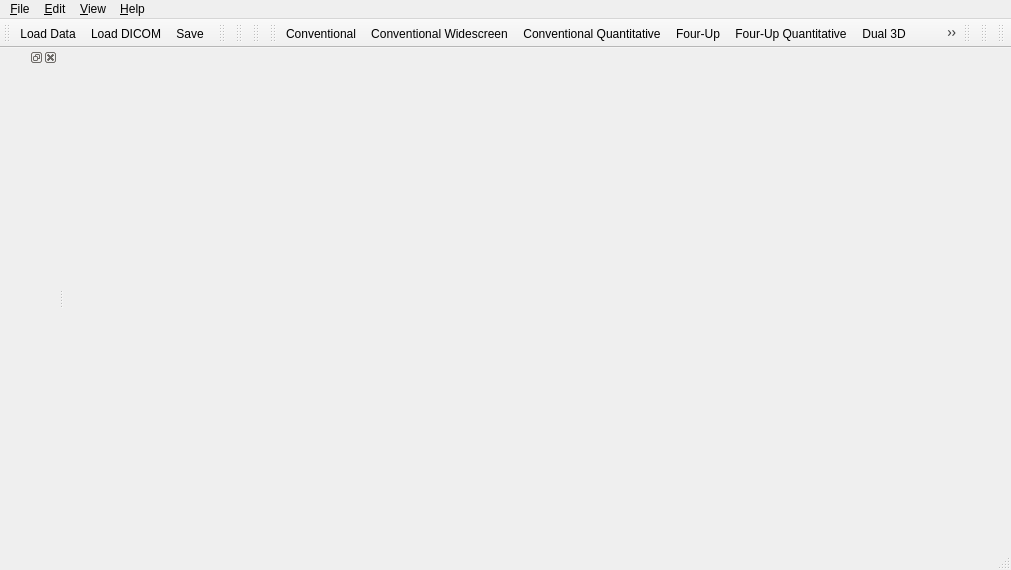
<?xml version="1.0" encoding="UTF-8"?>
<ui version="4.0">
 <class>qSlicerAppMainWindow</class>
 <widget class="QMainWindow" name="qSlicerAppMainWindow">
  <property name="geometry">
   <rect>
    <x>0</x>
    <y>0</y>
    <width>1011</width>
    <height>570</height>
   </rect>
  </property>
  <property name="windowTitle">
   <string>Bender</string>
  </property>
  <property name="windowIcon">
   <iconset resource="../BenderApp.qrc">
    <normaloff>:/Icons/Medium/DesktopIcon.png</normaloff>:/Icons/Medium/DesktopIcon.png</iconset>
  </property>
  <widget class="QWidget" name="CentralWidget"/>
  <widget class="QMenuBar" name="menubar">
   <property name="geometry">
    <rect>
     <x>0</x>
     <y>0</y>
     <width>1011</width>
     <height>22</height>
    </rect>
   </property>
   <widget class="QMenu" name="menuFile">
    <property name="title">
     <string>&amp;File</string>
    </property>
    <widget class="QMenu" name="menuRecentlyLoaded">
     <property name="title">
      <string>Recently Loaded</string>
     </property>
    </widget>
    <addaction name="actionFileAddData"/>
    <addaction name="actionFileSaveScene"/>
    <addaction name="menuRecentlyLoaded"/>
    <addaction name="actionFileCloseScene"/>
    <addaction name="separator"/>
    <addaction name="actionFileExit"/>
   </widget>
   <widget class="QMenu" name="menuEdit">
    <property name="title">
     <string>&amp;Edit</string>
    </property>
    <addaction name="actionEditApplicationSettings"/>
    <addaction name="separator"/>
    <addaction name="actionEditRecordMacro"/>
    <addaction name="actionEditPlayMacro"/>
   </widget>
   <widget class="QMenu" name="menuView">
    <property name="title">
     <string>&amp;View</string>
    </property>
    <widget class="QMenu" name="MenuLayout">
     <property name="title">
      <string>Layout</string>
     </property>
     <property name="icon">
      <iconset resource="../../../../../bender-build/Slicer/Libs/MRML/Widgets/Resources/qMRMLWidgets.qrc">
       <normaloff>:/Icons/LayoutChooseView.png</normaloff>:/Icons/LayoutChooseView.png</iconset>
     </property>
     <addaction name="actionViewLayoutConventional"/>
     <addaction name="actionViewLayoutConventionalWidescreen"/>
     <addaction name="actionViewLayoutConventionalQuantitative"/>
     <addaction name="actionViewLayoutFourUp"/>
     <addaction name="actionViewLayoutFourUpQuantitative"/>
     <addaction name="actionViewLayoutDual3D"/>
     <addaction name="actionViewLayoutTriple3D"/>
     <addaction name="actionViewLayoutOneUp3D"/>
     <addaction name="actionViewLayoutOneUpRedSlice"/>
     <addaction name="actionViewLayoutOneUpYellowSlice"/>
     <addaction name="actionViewLayoutOneUpGreenSlice"/>
     <addaction name="actionViewLayoutTabbed3D"/>
     <addaction name="actionViewLayoutTabbedSlice"/>
     <addaction name="actionViewLayoutCompare"/>
     <addaction name="actionViewLayoutCompareWidescreen"/>
     <addaction name="actionViewLayoutCompareGrid"/>
     <addaction name="actionViewLayoutThreeOverThree"/>
     <addaction name="actionViewLayoutThreeOverThreeQuantitative"/>
     <addaction name="actionViewLayoutFourOverFour"/>
     <addaction name="actionViewLayoutTwoOverTwo"/>
    </widget>
    <widget class="QMenu" name="menuWindowToolBars">
     <property name="title">
      <string>&amp;Toolbars</string>
     </property>
     <addaction name="actionWindowToolbarsResetToDefault"/>
    </widget>
    <addaction name="actionWindowPythonInteractor"/>
    <addaction name="actionViewExtensionManager"/>
    <addaction name="separator"/>
    <addaction name="menuWindowToolBars"/>
    <addaction name="MenuLayout"/>
    <addaction name="separator"/>
    <addaction name="actionWindowErrorLog"/>
    <addaction name="separator"/>
   </widget>
   <widget class="QMenu" name="menuHelp">
    <property name="title">
     <string>&amp;Help</string>
    </property>
    <addaction name="actionHelpKeyboardShortcuts"/>
    <addaction name="actionHelpInterfaceDocumentation"/>
    <addaction name="actionHelpBrowseTutorials"/>
    <addaction name="separator"/>
    <addaction name="actionHelpSlicerPublications"/>
    <addaction name="actionHelpVisualBlog"/>
    <addaction name="separator"/>
    <addaction name="actionHelpReportBugOrFeatureRequest"/>
    <addaction name="actionHelpAboutSlicerApp"/>
   </widget>
   <addaction name="menuFile"/>
   <addaction name="menuEdit"/>
   <addaction name="menuView"/>
   <addaction name="menuHelp"/>
  </widget>
  <widget class="QStatusBar" name="statusbar"/>
  <widget class="QDockWidget" name="PanelDockWidget">
   <property name="features">
    <set>QDockWidget::AllDockWidgetFeatures</set>
   </property>
   <property name="allowedAreas">
    <set>Qt::LeftDockWidgetArea|Qt::RightDockWidgetArea</set>
   </property>
   <attribute name="dockWidgetArea">
    <number>1</number>
   </attribute>
   <widget class="QWidget" name="dockWidgetContents">
    <property name="sizePolicy">
     <sizepolicy hsizetype="Minimum" vsizetype="Preferred">
      <horstretch>0</horstretch>
      <verstretch>0</verstretch>
     </sizepolicy>
    </property>
    <layout class="QVBoxLayout" name="verticalLayout">
     <property name="spacing">
      <number>2</number>
     </property>
     <property name="leftMargin">
      <number>0</number>
     </property>
     <property name="topMargin">
      <number>2</number>
     </property>
     <property name="rightMargin">
      <number>0</number>
     </property>
     <property name="bottomMargin">
      <number>0</number>
     </property>
     <item>
      <widget class="QLabel" name="logoLabel">
       <property name="pixmap">
        <pixmap resource="../../../../../bender-build/Slicer/Resources/qSlicer.qrc">:/Logos/Slicer3.png</pixmap>
       </property>
       <property name="alignment">
        <set>Qt::AlignLeading|Qt::AlignLeft|Qt::AlignTop</set>
       </property>
      </widget>
     </item>
     <item>
      <widget class="qSlicerModulePanel" name="ModulePanel" native="true"/>
     </item>
     <item>
      <widget class="ctkCollapsibleButton" name="DataProbeCollapsibleWidget" native="true">
       <property name="sizePolicy">
        <sizepolicy hsizetype="Preferred" vsizetype="Preferred">
         <horstretch>0</horstretch>
         <verstretch>0</verstretch>
        </sizepolicy>
       </property>
       <property name="text" stdset="0">
        <string>Data Probe</string>
       </property>
       <property name="collapsed">
        <bool>true</bool>
       </property>
       <layout class="QHBoxLayout" name="horizontalLayout"/>
      </widget>
     </item>
    </layout>
   </widget>
  </widget>
  <widget class="QToolBar" name="MainToolBar">
   <property name="windowTitle">
    <string>Load/Save</string>
   </property>
   <attribute name="toolBarArea">
    <enum>TopToolBarArea</enum>
   </attribute>
   <attribute name="toolBarBreak">
    <bool>false</bool>
   </attribute>
   <addaction name="actionFileLoadData"/>
   <addaction name="actionLoadDICOM"/>
   <addaction name="actionFileSaveScene"/>
  </widget>
  <widget class="QToolBar" name="ModuleToolBar">
   <property name="windowTitle">
    <string>Favorite Modules</string>
   </property>
   <attribute name="toolBarArea">
    <enum>TopToolBarArea</enum>
   </attribute>
   <attribute name="toolBarBreak">
    <bool>false</bool>
   </attribute>
  </widget>
  <widget class="QToolBar" name="UndoRedoToolBar">
   <property name="windowTitle">
    <string>Undo Redo ToolBar</string>
   </property>
   <attribute name="toolBarArea">
    <enum>TopToolBarArea</enum>
   </attribute>
   <attribute name="toolBarBreak">
    <bool>false</bool>
   </attribute>
  </widget>
  <widget class="QToolBar" name="ViewToolBar">
   <property name="windowTitle">
    <string>Layout Selection</string>
   </property>
   <attribute name="toolBarArea">
    <enum>TopToolBarArea</enum>
   </attribute>
   <attribute name="toolBarBreak">
    <bool>false</bool>
   </attribute>
  </widget>
  <widget class="QToolBar" name="LayoutToolBar">
   <property name="windowTitle">
    <string>Layout ToolBar</string>
   </property>
   <attribute name="toolBarArea">
    <enum>TopToolBarArea</enum>
   </attribute>
   <attribute name="toolBarBreak">
    <bool>false</bool>
   </attribute>
   <addaction name="actionViewLayoutConventional"/>
   <addaction name="actionViewLayoutConventionalWidescreen"/>
   <addaction name="actionViewLayoutConventionalQuantitative"/>
   <addaction name="actionViewLayoutFourUp"/>
   <addaction name="actionViewLayoutFourUpQuantitative"/>
   <addaction name="actionViewLayoutDual3D"/>
   <addaction name="actionViewLayoutTriple3D"/>
   <addaction name="actionViewLayoutOneUp3D"/>
   <addaction name="actionViewLayoutOneUpRedSlice"/>
   <addaction name="actionViewLayoutOneUpYellowSlice"/>
   <addaction name="actionViewLayoutOneUpGreenSlice"/>
   <addaction name="actionViewLayoutTabbed3D"/>
   <addaction name="actionViewLayoutTabbedSlice"/>
   <addaction name="actionViewLayoutCompare"/>
   <addaction name="actionViewLayoutCompareWidescreen"/>
   <addaction name="actionViewLayoutCompareGrid"/>
   <addaction name="actionViewLayoutThreeOverThree"/>
   <addaction name="actionViewLayoutThreeOverThreeQuantitative"/>
   <addaction name="actionViewLayoutFourOverFour"/>
  </widget>
  <widget class="qSlicerMouseModeToolBar" name="MouseModeToolBar">
   <property name="enabled">
    <bool>false</bool>
   </property>
   <property name="windowTitle">
    <string>Mouse Interaction</string>
   </property>
   <attribute name="toolBarArea">
    <enum>TopToolBarArea</enum>
   </attribute>
   <attribute name="toolBarBreak">
    <bool>false</bool>
   </attribute>
  </widget>
  <widget class="qMRMLCaptureToolBar" name="CaptureToolBar">
   <property name="enabled">
    <bool>false</bool>
   </property>
   <property name="windowTitle">
    <string>Capture/Restore</string>
   </property>
   <attribute name="toolBarArea">
    <enum>TopToolBarArea</enum>
   </attribute>
   <attribute name="toolBarBreak">
    <bool>false</bool>
   </attribute>
  </widget>
  <widget class="qSlicerViewersToolBar" name="ViewersToolBar">
   <property name="windowTitle">
    <string>Crosshair Selection</string>
   </property>
   <attribute name="toolBarArea">
    <enum>TopToolBarArea</enum>
   </attribute>
   <attribute name="toolBarBreak">
    <bool>false</bool>
   </attribute>
  </widget>
  <action name="actionFileLoadScene">
   <property name="icon">
    <iconset resource="../../../../../bender-build/Slicer/Base/QTGUI/Resources/qSlicerBaseQTGUI.qrc">
     <normaloff>:/Icons/Small/SlicerLoadScene.png</normaloff>:/Icons/Small/SlicerLoadScene.png</iconset>
   </property>
   <property name="text">
    <string>Load Scene</string>
   </property>
   <property name="toolTip">
    <string>Raise a file browser to select a scene (mrml, xcat or xml) to load. It first clears any existing scene in Slicer and resets the application state.</string>
   </property>
   <property name="shortcut">
    <string>Ctrl+O</string>
   </property>
  </action>
  <action name="actionFileLoadData">
   <property name="icon">
    <iconset resource="../../../../../bender-build/Slicer/Base/QTGUI/Resources/qSlicerBaseQTGUI.qrc">
     <normaloff>:/Icons/Small/SlicerLoadData.png</normaloff>:/Icons/Small/SlicerLoadData.png</iconset>
   </property>
   <property name="text">
    <string>Load Data</string>
   </property>
   <property name="toolTip">
    <string>Raise an &quot;Add Data&quot; widget that allows you to select individual datasets to add to the existing scene. This load option is most useful when you want to load many different data types at once (volumes, models, etc.) which may not yet be described by a scene file.</string>
   </property>
   <property name="shortcut">
    <string>Ctrl+O</string>
   </property>
  </action>
  <action name="actionLoadDICOM">
   <property name="icon">
    <iconset resource="../../../../../bender-build/Slicer/Base/QTGUI/Resources/qSlicerBaseQTGUI.qrc">
     <normaloff>:/Icons/Small/SlicerLoadDICOM.png</normaloff>:/Icons/Small/SlicerLoadDICOM.png</iconset>
   </property>
   <property name="text">
    <string>Load DICOM</string>
   </property>
   <property name="toolTip">
    <string>Raise the DICOM module for loading DICOM datasets.</string>
   </property>
  </action>
  <action name="actionFileImportScene">
   <property name="icon">
    <iconset resource="../../../../../bender-build/Slicer/Base/QTGUI/Resources/qSlicerBaseQTGUI.qrc">
     <normaloff>:/Icons/Medium/SlicerAddScene.png</normaloff>:/Icons/Medium/SlicerAddScene.png</iconset>
   </property>
   <property name="text">
    <string>Import Scene</string>
   </property>
   <property name="toolTip">
    <string>Raise a file browser to navigate and select a scene file to be added to the existing Slicer scene. The scene is not cleared.</string>
   </property>
  </action>
  <action name="actionFileAddData">
   <property name="icon">
    <iconset resource="../../../../../bender-build/Slicer/Base/QTGUI/Resources/qSlicerBaseQTGUI.qrc">
     <normaloff>:/Icons/Small/SlicerLoadData.png</normaloff>:/Icons/Small/SlicerLoadData.png</iconset>
   </property>
   <property name="text">
    <string>Add Data</string>
   </property>
   <property name="toolTip">
    <string>Raise an &quot;Add Data&quot; widget that allows you to select individual datasets to add to the existing scene. This load option is most useful when you want to load many different data types at once (volumes, models, etc.) which may not yet be described by a scene file.</string>
   </property>
   <property name="shortcut">
    <string>Ctrl+A</string>
   </property>
  </action>
  <action name="actionFileAddVolume">
   <property name="icon">
    <iconset resource="../../../../../bender-build/Slicer/Base/QTGUI/Resources/qSlicerBaseQTGUI.qrc">
     <normaloff>:/Icons/Medium/SlicerAddVolume.png</normaloff>:/Icons/Medium/SlicerAddVolume.png</iconset>
   </property>
   <property name="text">
    <string>Add Volume</string>
   </property>
   <property name="toolTip">
    <string>Raise an &quot;Add Volume&quot; widget that allows you to select a volumetric dataset to add to the existing scene. The &quot;Volume Options&quot; panel can be used to clarify how a selected dataset should be loaded and displayed.</string>
   </property>
  </action>
  <action name="actionFileAddTransform">
   <property name="icon">
    <iconset resource="../../../../../bender-build/Slicer/Base/QTGUI/Resources/qSlicerBaseQTGUI.qrc">
     <normaloff>:/Icons/Medium/SlicerAddTransform.png</normaloff>:/Icons/Medium/SlicerAddTransform.png</iconset>
   </property>
   <property name="text">
    <string>Add Transform</string>
   </property>
   <property name="toolTip">
    <string>Raise a standard file browser that allows you to select a transform to the existing scene.</string>
   </property>
  </action>
  <action name="actionFileSaveScene">
   <property name="icon">
    <iconset resource="../../../../../bender-build/Slicer/Base/QTGUI/Resources/qSlicerBaseQTGUI.qrc">
     <normaloff>:/Icons/Small/SlicerSave.png</normaloff>:/Icons/Small/SlicerSave.png</iconset>
   </property>
   <property name="text">
    <string>Save</string>
   </property>
   <property name="toolTip">
    <string>Display the &quot;Save Data&quot; widget, which offers many options for saving a scene and/or individual datasets.</string>
   </property>
   <property name="shortcut">
    <string>Ctrl+S</string>
   </property>
  </action>
  <action name="actionSDBSaveToDirectory">
   <property name="icon">
    <iconset resource="../../../../../bender-build/Slicer/Base/QTGUI/Resources/qSlicerBaseQTGUI.qrc">
     <normaloff>:/Icons/Small/SlicerSave.png</normaloff>:/Icons/Small/SlicerSave.png</iconset>
   </property>
   <property name="text">
    <string>Save Scene To Directory</string>
   </property>
   <property name="toolTip">
    <string>UNDER CONSTRUCTION: Save the current scene to a stand alone directory.</string>
   </property>
  </action>
  <action name="actionSDBSaveToMRB">
   <property name="icon">
    <iconset resource="../../../../../bender-build/Slicer/Base/QTGUI/Resources/qSlicerBaseQTGUI.qrc">
     <normaloff>:/Icons/Small/SlicerSave.png</normaloff>:/Icons/Small/SlicerSave.png</iconset>
   </property>
   <property name="text">
    <string>Save Scene to MRB File</string>
   </property>
   <property name="toolTip">
    <string>Create a Medical Reality Bundle containing the scene.</string>
   </property>
  </action>
  <action name="actionSDBSaveToDCM">
   <property name="enabled">
    <bool>false</bool>
   </property>
   <property name="icon">
    <iconset resource="../../../../../bender-build/Slicer/Base/QTGUI/Resources/qSlicerBaseQTGUI.qrc">
     <normaloff>:/Icons/Small/SlicerSave.png</normaloff>:/Icons/Small/SlicerSave.png</iconset>
   </property>
   <property name="text">
    <string>Save Scene to DICOM MRB</string>
   </property>
   <property name="toolTip">
    <string>Encapsulate MRB file as a DICOM secondary capture</string>
   </property>
  </action>
  <action name="actionFileCloseScene">
   <property name="icon">
    <iconset resource="../../../../../bender-build/Slicer/Base/QTGUI/Resources/qSlicerBaseQTGUI.qrc">
     <normaloff>:/Icons/Small/SlicerCloseScene.png</normaloff>:/Icons/Small/SlicerCloseScene.png</iconset>
   </property>
   <property name="text">
    <string>Close Scene</string>
   </property>
   <property name="toolTip">
    <string>Close the current scene and reset the application state. </string>
   </property>
   <property name="shortcut">
    <string>Ctrl+W</string>
   </property>
  </action>
  <action name="actionFileExit">
   <property name="text">
    <string>E&amp;xit</string>
   </property>
   <property name="toolTip">
    <string>Exit Slicer</string>
   </property>
  </action>
  <action name="actionEditUndo">
   <property name="icon">
    <iconset resource="../../../../../bender-build/Slicer/Base/QTGUI/Resources/qSlicerBaseQTGUI.qrc">
     <normaloff>:/Icons/Undo.png</normaloff>:/Icons/Undo.png</iconset>
   </property>
   <property name="text">
    <string>Undo</string>
   </property>
   <property name="toolTip">
    <string>Undo the history of undoable commands, from last to first.</string>
   </property>
   <property name="shortcut">
    <string>Ctrl+Z</string>
   </property>
  </action>
  <action name="actionEditRedo">
   <property name="icon">
    <iconset resource="../../../../../bender-build/Slicer/Base/QTGUI/Resources/qSlicerBaseQTGUI.qrc">
     <normaloff>:/Icons/Redo.png</normaloff>:/Icons/Redo.png</iconset>
   </property>
   <property name="text">
    <string>Redo</string>
   </property>
   <property name="toolTip">
    <string>Redo the history of commands most recently undone, from last to first.</string>
   </property>
   <property name="shortcut">
    <string>Ctrl+Y</string>
   </property>
  </action>
  <action name="actionEditEditBox">
   <property name="text">
    <string>Edit Box</string>
   </property>
   <property name="toolTip">
    <string>Raise the Edit-box, a lightweight image editing tool.</string>
   </property>
   <property name="shortcut">
    <string>Space</string>
   </property>
  </action>
  <action name="actionEditNewFiducialList">
   <property name="text">
    <string>New Fiducial List</string>
   </property>
   <property name="toolTip">
    <string>Create a new list of fiducial points.</string>
   </property>
   <property name="shortcut">
    <string>Ctrl+L</string>
   </property>
  </action>
  <action name="actionViewExtensionManager">
   <property name="icon">
    <iconset resource="../../../../../bender-build/Slicer/Base/QTGUI/Resources/qSlicerBaseQTGUI.qrc">
     <normaloff>:/Icons/ExtensionDefaultIcon.png</normaloff>:/Icons/ExtensionDefaultIcon.png</iconset>
   </property>
   <property name="text">
    <string>Extension Manager</string>
   </property>
   <property name="toolTip">
    <string>Raise the &quot;Extension Manager&quot; wizard that provides status and information about available extensions</string>
   </property>
   <property name="shortcut">
    <string>Ctrl+4</string>
   </property>
  </action>
  <action name="actionViewCacheRemoteIOManager">
   <property name="text">
    <string>Cache &amp; Remote I/O Manager</string>
   </property>
   <property name="toolTip">
    <string>The Cache and Remote Data Handling interface provides status and information about all remote data transfers, and allows some control over the local cache.</string>
   </property>
  </action>
  <action name="actionEditApplicationSettings">
   <property name="text">
    <string>Application Settings</string>
   </property>
   <property name="toolTip">
    <string>The Application Settings interface provides options for saving many of Slicer's Interface and Remote Data Handling options to the Application Registry, so they are preserved across sessions.</string>
   </property>
   <property name="shortcut">
    <string>Ctrl+2</string>
   </property>
  </action>
  <action name="actionWindowMaximizeView">
   <property name="checkable">
    <bool>true</bool>
   </property>
   <property name="checked">
    <bool>true</bool>
   </property>
   <property name="text">
    <string>&amp;Maximize view</string>
   </property>
   <property name="toolTip">
    <string>Maximize/Minimize the current view.</string>
   </property>
   <property name="shortcut">
    <string>Ctrl+6</string>
   </property>
  </action>
  <action name="actionWindowErrorLog">
   <property name="checkable">
    <bool>true</bool>
   </property>
   <property name="text">
    <string>&amp;Error Log</string>
   </property>
   <property name="toolTip">
    <string>Raise the error log display.</string>
   </property>
   <property name="shortcut">
    <string>Ctrl+0</string>
   </property>
  </action>
  <action name="actionWindowPythonInteractor">
   <property name="checkable">
    <bool>true</bool>
   </property>
   <property name="icon">
    <iconset>
     <normaloff>:/python-icon.png</normaloff>:/python-icon.png</iconset>
   </property>
   <property name="text">
    <string>Python Interactor</string>
   </property>
   <property name="toolTip">
    <string>Raise the Python Interactor for scripted interaction with Slicer data.</string>
   </property>
   <property name="shortcut">
    <string>Ctrl+3</string>
   </property>
  </action>
  <action name="actionWindowToolbarsResetToDefault">
   <property name="text">
    <string>Reset to default</string>
   </property>
   <property name="toolTip">
    <string>Restore the toolbars to their default state</string>
   </property>
  </action>
  <action name="actionHelpKeyboardShortcuts">
   <property name="text">
    <string>&amp;Keyboard Shortcuts</string>
   </property>
   <property name="toolTip">
    <string>Raise a window that lists commonly-used keyboard shortcuts.</string>
   </property>
  </action>
  <action name="actionHelpBrowseTutorials">
   <property name="text">
    <string>Browse tutorials</string>
   </property>
   <property name="toolTip">
    <string>Raise Slicer's training page in your favorite web browser</string>
   </property>
  </action>
  <action name="actionHelpInterfaceDocumentation">
   <property name="text">
    <string>Interface Documentation</string>
   </property>
   <property name="shortcut">
    <string>Ctrl+1</string>
   </property>
  </action>
  <action name="actionHelpSlicerPublications">
   <property name="text">
    <string>Slicer Publications</string>
   </property>
  </action>
  <action name="actionHelpAboutSlicerApp">
   <property name="text">
    <string>About 3D Slicer</string>
   </property>
   <property name="toolTip">
    <string>Provides a description of the Slicer effort and its support.</string>
   </property>
  </action>
  <action name="actionHelpReportBugOrFeatureRequest">
   <property name="text">
    <string>Report a bug</string>
   </property>
   <property name="toolTip">
    <string>Open your favorite web browser to http://www.na-mic.org/Bug/my_view_page.php so that any bug you encounter can quickly and easily be reported.</string>
   </property>
  </action>
  <action name="actionFeedbackReportUsabilityIssue">
   <property name="text">
    <string>Feedback: report usability issue (www)</string>
   </property>
   <property name="toolTip">
    <string>Open your favorite web browser to http://www.na-mic.org/Bug/my_view_page.php so that any usability issue you encounter can quickly be captured.</string>
   </property>
  </action>
  <action name="actionFeedbackMakeFeatureRequest">
   <property name="text">
    <string>Feedback: make a feature request (www)</string>
   </property>
   <property name="toolTip">
    <string>Open your Firefox web browser to http://www.na-mic.org/Bug/my_view_page.php so that community feature requests can easily be collected.</string>
   </property>
  </action>
  <action name="actionHelpVisualBlog">
   <property name="text">
    <string>Visual Blog</string>
   </property>
   <property name="toolTip">
    <string>Open your favorite web browser to http://www.slicer.org/slicerWiki/index.php/Slicer3:VisualBlog where you can post screenshots of interesting ways you are using the Slicer3 software package in your research and share them with the Slicer community.</string>
   </property>
  </action>
  <action name="actionDebugLoadModule">
   <property name="text">
    <string>Load Module</string>
   </property>
  </action>
  <action name="actionViewLayoutConventional">
   <property name="icon">
    <iconset resource="../../../../../bender-build/Slicer/Libs/MRML/Widgets/Resources/qMRMLWidgets.qrc">
     <normaloff>:/Icons/LayoutConventionalView.png</normaloff>:/Icons/LayoutConventionalView.png</iconset>
   </property>
   <property name="text">
    <string>Conventional</string>
   </property>
   <property name="iconVisibleInMenu">
    <bool>true</bool>
   </property>
  </action>
  <action name="actionViewLayoutConventionalQuantitative">
   <property name="icon">
    <iconset resource="../../../../../bender-build/Slicer/Libs/MRML/Widgets/Resources/qMRMLWidgets.qrc">
     <normaloff>:/Icons/LayoutConventionalView.png</normaloff>:/Icons/LayoutConventionalView.png</iconset>
   </property>
   <property name="text">
    <string>Conventional Quantitative</string>
   </property>
   <property name="iconVisibleInMenu">
    <bool>true</bool>
   </property>
  </action>
  <action name="actionViewLayoutFourUp">
   <property name="icon">
    <iconset resource="../../../../../bender-build/Slicer/Libs/MRML/Widgets/Resources/qMRMLWidgets.qrc">
     <normaloff>:/Icons/LayoutFourUpView.png</normaloff>:/Icons/LayoutFourUpView.png</iconset>
   </property>
   <property name="text">
    <string>Four-Up</string>
   </property>
   <property name="iconVisibleInMenu">
    <bool>true</bool>
   </property>
  </action>
  <action name="actionViewLayoutFourUpQuantitative">
   <property name="icon">
    <iconset resource="../../../../../bender-build/Slicer/Libs/MRML/Widgets/Resources/qMRMLWidgets.qrc">
     <normaloff>:/Icons/LayoutFourUpQuantitativeView.png</normaloff>:/Icons/LayoutFourUpQuantitativeView.png</iconset>
   </property>
   <property name="text">
    <string>Four-Up Quantitative</string>
   </property>
   <property name="iconVisibleInMenu">
    <bool>true</bool>
   </property>
  </action>
  <action name="actionViewLayoutDual3D">
   <property name="icon">
    <iconset resource="../../../../../bender-build/Slicer/Libs/MRML/Widgets/Resources/qMRMLWidgets.qrc">
     <normaloff>:/Icons/LayoutDual3DView.png</normaloff>:/Icons/LayoutDual3DView.png</iconset>
   </property>
   <property name="text">
    <string>Dual 3D</string>
   </property>
   <property name="iconVisibleInMenu">
    <bool>true</bool>
   </property>
  </action>
  <action name="actionViewLayoutOneUp3D">
   <property name="icon">
    <iconset resource="../../../../../bender-build/Slicer/Libs/MRML/Widgets/Resources/qMRMLWidgets.qrc">
     <normaloff>:/Icons/LayoutOneUp3DView.png</normaloff>:/Icons/LayoutOneUp3DView.png</iconset>
   </property>
   <property name="text">
    <string>3D only</string>
   </property>
   <property name="iconVisibleInMenu">
    <bool>true</bool>
   </property>
  </action>
  <action name="actionViewLayoutOneUpRedSlice">
   <property name="icon">
    <iconset resource="../../../../../bender-build/Slicer/Libs/MRML/Widgets/Resources/qMRMLWidgets.qrc">
     <normaloff>:/Icons/LayoutOneUpRedSliceView.png</normaloff>:/Icons/LayoutOneUpRedSliceView.png</iconset>
   </property>
   <property name="text">
    <string>Red slice only</string>
   </property>
   <property name="iconVisibleInMenu">
    <bool>true</bool>
   </property>
  </action>
  <action name="actionViewLayoutOneUpYellowSlice">
   <property name="icon">
    <iconset resource="../../../../../bender-build/Slicer/Libs/MRML/Widgets/Resources/qMRMLWidgets.qrc">
     <normaloff>:/Icons/LayoutOneUpYellowSliceView.png</normaloff>:/Icons/LayoutOneUpYellowSliceView.png</iconset>
   </property>
   <property name="text">
    <string>Yellow slice only</string>
   </property>
   <property name="iconVisibleInMenu">
    <bool>true</bool>
   </property>
  </action>
  <action name="actionViewLayoutOneUpGreenSlice">
   <property name="icon">
    <iconset resource="../../../../../bender-build/Slicer/Libs/MRML/Widgets/Resources/qMRMLWidgets.qrc">
     <normaloff>:/Icons/LayoutOneUpGreenSliceView.png</normaloff>:/Icons/LayoutOneUpGreenSliceView.png</iconset>
   </property>
   <property name="text">
    <string>Green slice only</string>
   </property>
   <property name="iconVisibleInMenu">
    <bool>true</bool>
   </property>
  </action>
  <action name="actionViewLayoutTabbed3D">
   <property name="icon">
    <iconset resource="../../../../../bender-build/Slicer/Libs/MRML/Widgets/Resources/qMRMLWidgets.qrc">
     <normaloff>:/Icons/LayoutTabbed3DView.png</normaloff>:/Icons/LayoutTabbed3DView.png</iconset>
   </property>
   <property name="text">
    <string>Tabbed 3D</string>
   </property>
   <property name="iconVisibleInMenu">
    <bool>true</bool>
   </property>
  </action>
  <action name="actionViewLayoutTabbedSlice">
   <property name="icon">
    <iconset resource="../../../../../bender-build/Slicer/Libs/MRML/Widgets/Resources/qMRMLWidgets.qrc">
     <normaloff>:/Icons/LayoutTabbedSliceView.png</normaloff>:/Icons/LayoutTabbedSliceView.png</iconset>
   </property>
   <property name="text">
    <string>Tabbed slice</string>
   </property>
   <property name="iconVisibleInMenu">
    <bool>true</bool>
   </property>
  </action>
  <action name="actionViewLayoutCompare">
   <property name="icon">
    <iconset resource="../../../../../bender-build/Slicer/Libs/MRML/Widgets/Resources/qMRMLWidgets.qrc">
     <normaloff>:/Icons/LayoutCompareView.png</normaloff>:/Icons/LayoutCompareView.png</iconset>
   </property>
   <property name="text">
    <string>Compare</string>
   </property>
   <property name="iconVisibleInMenu">
    <bool>true</bool>
   </property>
  </action>
  <action name="actionViewLayoutCompareWidescreen">
   <property name="icon">
    <iconset resource="../../../../../bender-build/Slicer/Libs/MRML/Widgets/Resources/qMRMLWidgets.qrc">
     <normaloff>:/Icons/LayoutSideBySideCompareView.png</normaloff>:/Icons/LayoutSideBySideCompareView.png</iconset>
   </property>
   <property name="text">
    <string>Compare Widescreen</string>
   </property>
   <property name="toolTip">
    <string>Compare Widescreen</string>
   </property>
   <property name="iconVisibleInMenu">
    <bool>true</bool>
   </property>
  </action>
  <action name="actionViewLayoutTwoOverTwo">
   <property name="icon">
    <iconset resource="../../../../../bender-build/Slicer/Libs/MRML/Widgets/Resources/qMRMLWidgets.qrc">
     <normaloff>:/Icons/LayoutTwoOverTwoView.png</normaloff>:/Icons/LayoutTwoOverTwoView.png</iconset>
   </property>
   <property name="text">
    <string>Two over Two</string>
   </property>
   <property name="toolTip">
    <string>Two over Two Layout</string>
   </property>
   <property name="iconVisibleInMenu">
    <bool>true</bool>
   </property>
  </action>
  <action name="actionModuleHome">
   <property name="icon">
    <iconset resource="../../../../../bender-build/Slicer/Base/QTGUI/Resources/qSlicerBaseQTGUI.qrc">
     <normaloff>:/Icons/Medium/SlicerHome.png</normaloff>:/Icons/Medium/SlicerHome.png</iconset>
   </property>
   <property name="text">
    <string>Home</string>
   </property>
   <property name="toolTip">
    <string>Favorite module for easy access</string>
   </property>
   <property name="shortcut">
    <string>Ctrl+H</string>
   </property>
   <property name="iconVisibleInMenu">
    <bool>true</bool>
   </property>
  </action>
  <action name="actionViewLayoutConventionalWidescreen">
   <property name="icon">
    <iconset resource="../../../../../bender-build/Slicer/Libs/MRML/Widgets/Resources/qMRMLWidgets.qrc">
     <normaloff>:/Icons/LayoutConventionalWidescreenView.png</normaloff>:/Icons/LayoutConventionalWidescreenView.png</iconset>
   </property>
   <property name="text">
    <string>Conventional Widescreen</string>
   </property>
  </action>
  <action name="actionViewLayoutTriple3D">
   <property name="icon">
    <iconset resource="../../../../../bender-build/Slicer/Libs/MRML/Widgets/Resources/qMRMLWidgets.qrc">
     <normaloff>:/Icons/LayoutTriple3DView.png</normaloff>:/Icons/LayoutTriple3DView.png</iconset>
   </property>
   <property name="text">
    <string>Triple 3D</string>
   </property>
  </action>
  <action name="actionViewLayoutThreeOverThree">
   <property name="icon">
    <iconset resource="../../../../../bender-build/Slicer/Libs/MRML/Widgets/Resources/qMRMLWidgets.qrc">
     <normaloff>:/Icons/LayoutThreeOverThreeView.png</normaloff>:/Icons/LayoutThreeOverThreeView.png</iconset>
   </property>
   <property name="text">
    <string>Three over three</string>
   </property>
  </action>
  <action name="actionViewLayoutFourOverFour">
   <property name="icon">
    <iconset resource="../../../../../bender-build/Slicer/Libs/MRML/Widgets/Resources/qMRMLWidgets.qrc">
     <normaloff>:/Icons/LayoutFourOverFourView.png</normaloff>:/Icons/LayoutFourOverFourView.png</iconset>
   </property>
   <property name="text">
    <string>Four over four</string>
   </property>
  </action>
  <action name="actionViewLayoutCompare_2_viewers">
   <property name="icon">
    <iconset resource="../../../../../bender-build/Slicer/Libs/MRML/Widgets/Resources/qMRMLWidgets.qrc">
     <normaloff>:/Icons/LayoutCompareView.png</normaloff>:/Icons/LayoutCompareView.png</iconset>
   </property>
   <property name="text">
    <string>2 viewers</string>
   </property>
  </action>
  <action name="actionViewLayoutCompare_3_viewers">
   <property name="icon">
    <iconset resource="../../../../../bender-build/Slicer/Libs/MRML/Widgets/Resources/qMRMLWidgets.qrc">
     <normaloff>:/Icons/LayoutCompareView.png</normaloff>:/Icons/LayoutCompareView.png</iconset>
   </property>
   <property name="text">
    <string>3 viewers</string>
   </property>
  </action>
  <action name="actionViewLayoutCompare_4_viewers">
   <property name="icon">
    <iconset resource="../../../../../bender-build/Slicer/Libs/MRML/Widgets/Resources/qMRMLWidgets.qrc">
     <normaloff>:/Icons/LayoutCompareView.png</normaloff>:/Icons/LayoutCompareView.png</iconset>
   </property>
   <property name="text">
    <string>4 viewers</string>
   </property>
  </action>
  <action name="actionViewLayoutCompare_5_viewers">
   <property name="icon">
    <iconset resource="../../../../../bender-build/Slicer/Libs/MRML/Widgets/Resources/qMRMLWidgets.qrc">
     <normaloff>:/Icons/LayoutCompareView.png</normaloff>:/Icons/LayoutCompareView.png</iconset>
   </property>
   <property name="text">
    <string>5 viewers</string>
   </property>
  </action>
  <action name="actionViewLayoutCompare_6_viewers">
   <property name="icon">
    <iconset resource="../../../../../bender-build/Slicer/Libs/MRML/Widgets/Resources/qMRMLWidgets.qrc">
     <normaloff>:/Icons/LayoutCompareView.png</normaloff>:/Icons/LayoutCompareView.png</iconset>
   </property>
   <property name="text">
    <string>6 viewers</string>
   </property>
  </action>
  <action name="actionViewLayoutCompare_7_viewers">
   <property name="icon">
    <iconset resource="../../../../../bender-build/Slicer/Libs/MRML/Widgets/Resources/qMRMLWidgets.qrc">
     <normaloff>:/Icons/LayoutCompareView.png</normaloff>:/Icons/LayoutCompareView.png</iconset>
   </property>
   <property name="text">
    <string>7 viewers</string>
   </property>
  </action>
  <action name="actionViewLayoutCompare_8_viewers">
   <property name="icon">
    <iconset resource="../../../../../bender-build/Slicer/Libs/MRML/Widgets/Resources/qMRMLWidgets.qrc">
     <normaloff>:/Icons/LayoutCompareView.png</normaloff>:/Icons/LayoutCompareView.png</iconset>
   </property>
   <property name="text">
    <string>8 viewers</string>
   </property>
  </action>
  <action name="actionViewLayoutCompareWidescreen_2_viewers">
   <property name="icon">
    <iconset resource="../../../../../bender-build/Slicer/Libs/MRML/Widgets/Resources/qMRMLWidgets.qrc">
     <normaloff>:/Icons/LayoutSideBySideCompareView.png</normaloff>:/Icons/LayoutSideBySideCompareView.png</iconset>
   </property>
   <property name="text">
    <string>2 viewers</string>
   </property>
  </action>
  <action name="actionViewLayoutCompareWidescreen_3_viewers">
   <property name="icon">
    <iconset resource="../../../../../bender-build/Slicer/Libs/MRML/Widgets/Resources/qMRMLWidgets.qrc">
     <normaloff>:/Icons/LayoutSideBySideCompareView.png</normaloff>:/Icons/LayoutSideBySideCompareView.png</iconset>
   </property>
   <property name="text">
    <string>3 viewers</string>
   </property>
  </action>
  <action name="actionViewLayoutCompareWidescreen_4_viewers">
   <property name="icon">
    <iconset resource="../../../../../bender-build/Slicer/Libs/MRML/Widgets/Resources/qMRMLWidgets.qrc">
     <normaloff>:/Icons/LayoutSideBySideCompareView.png</normaloff>:/Icons/LayoutSideBySideCompareView.png</iconset>
   </property>
   <property name="text">
    <string>4 viewers</string>
   </property>
  </action>
  <action name="actionViewLayoutCompareWidescreen_5_viewers">
   <property name="icon">
    <iconset resource="../../../../../bender-build/Slicer/Libs/MRML/Widgets/Resources/qMRMLWidgets.qrc">
     <normaloff>:/Icons/LayoutSideBySideCompareView.png</normaloff>:/Icons/LayoutSideBySideCompareView.png</iconset>
   </property>
   <property name="text">
    <string>5 viewers</string>
   </property>
  </action>
  <action name="actionViewLayoutCompareWidescreen_6_viewers">
   <property name="icon">
    <iconset resource="../../../../../bender-build/Slicer/Libs/MRML/Widgets/Resources/qMRMLWidgets.qrc">
     <normaloff>:/Icons/LayoutSideBySideCompareView.png</normaloff>:/Icons/LayoutSideBySideCompareView.png</iconset>
   </property>
   <property name="text">
    <string>6 viewers</string>
   </property>
  </action>
  <action name="actionViewLayoutCompareWidescreen_7_viewers">
   <property name="icon">
    <iconset resource="../../../../../bender-build/Slicer/Libs/MRML/Widgets/Resources/qMRMLWidgets.qrc">
     <normaloff>:/Icons/LayoutSideBySideCompareView.png</normaloff>:/Icons/LayoutSideBySideCompareView.png</iconset>
   </property>
   <property name="text">
    <string>7 viewers</string>
   </property>
  </action>
  <action name="actionViewLayoutCompareWidescreen_8_viewers">
   <property name="icon">
    <iconset resource="../../../../../bender-build/Slicer/Libs/MRML/Widgets/Resources/qMRMLWidgets.qrc">
     <normaloff>:/Icons/LayoutSideBySideCompareView.png</normaloff>:/Icons/LayoutSideBySideCompareView.png</iconset>
   </property>
   <property name="text">
    <string>8 viewers</string>
   </property>
  </action>
  <action name="actionViewLayoutCompareGrid">
   <property name="icon">
    <iconset resource="../../../../../bender-build/Slicer/Libs/MRML/Widgets/Resources/qMRMLWidgets.qrc">
     <normaloff>:/Icons/LayoutCompareViewGrid.png</normaloff>:/Icons/LayoutCompareViewGrid.png</iconset>
   </property>
   <property name="text">
    <string>Compare Grid</string>
   </property>
  </action>
  <action name="actionViewLayoutCompareGrid_2x2_viewers">
   <property name="icon">
    <iconset resource="../../../../../bender-build/Slicer/Libs/MRML/Widgets/Resources/qMRMLWidgets.qrc">
     <normaloff>:/Icons/LayoutCompareViewGrid.png</normaloff>:/Icons/LayoutCompareViewGrid.png</iconset>
   </property>
   <property name="text">
    <string>2x2 viewers</string>
   </property>
  </action>
  <action name="actionViewLayoutCompareGrid_3x3_viewers">
   <property name="icon">
    <iconset resource="../../../../../bender-build/Slicer/Libs/MRML/Widgets/Resources/qMRMLWidgets.qrc">
     <normaloff>:/Icons/LayoutCompareViewGrid.png</normaloff>:/Icons/LayoutCompareViewGrid.png</iconset>
   </property>
   <property name="text">
    <string>3x3 viewers</string>
   </property>
  </action>
  <action name="actionViewLayoutCompareGrid_4x4_viewers">
   <property name="icon">
    <iconset resource="../../../../../bender-build/Slicer/Libs/MRML/Widgets/Resources/qMRMLWidgets.qrc">
     <normaloff>:/Icons/LayoutCompareViewGrid.png</normaloff>:/Icons/LayoutCompareViewGrid.png</iconset>
   </property>
   <property name="text">
    <string>4x4 viewers</string>
   </property>
  </action>
  <action name="actionEditRecordMacro">
   <property name="text">
    <string>Record Macro</string>
   </property>
   <property name="visible">
    <bool>false</bool>
   </property>
  </action>
  <action name="actionEditPlayMacro">
   <property name="text">
    <string>Play Macro</string>
   </property>
   <property name="visible">
    <bool>false</bool>
   </property>
  </action>
  <action name="actionViewLayoutThreeOverThreeQuantitative">
   <property name="icon">
    <iconset resource="../../../../../bender-build/Slicer/Libs/MRML/Widgets/Resources/qMRMLWidgets.qrc">
     <normaloff>:/Icons/LayoutThreeOverThreeView.png</normaloff>:/Icons/LayoutThreeOverThreeView.png</iconset>
   </property>
   <property name="text">
    <string>Three Over Three Quantitative</string>
   </property>
   <property name="toolTip">
    <string>Three Over Three Quantitative</string>
   </property>
  </action>
 </widget>
 <customwidgets>
  <customwidget>
   <class>qSlicerWidget</class>
   <extends>QWidget</extends>
   <header>qSlicerWidget.h</header>
   <container>1</container>
  </customwidget>
  <customwidget>
   <class>qSlicerModulePanel</class>
   <extends>qSlicerWidget</extends>
   <header>qSlicerModulePanel.h</header>
   <container>1</container>
  </customwidget>
  <customwidget>
   <class>qSlicerMouseModeToolBar</class>
   <extends>QToolBar</extends>
   <header>qSlicerMouseModeToolBar.h</header>
  </customwidget>
  <customwidget>
   <class>ctkCollapsibleButton</class>
   <extends>QWidget</extends>
   <header>ctkCollapsibleButton.h</header>
   <container>1</container>
  </customwidget>
  <customwidget>
   <class>qSlicerViewersToolBar</class>
   <extends>QToolBar</extends>
   <header>qSlicerViewersToolBar.h</header>
  </customwidget>
  <customwidget>
   <class>qMRMLCaptureToolBar</class>
   <extends>QToolBar</extends>
   <header>qMRMLCaptureToolBar.h</header>
  </customwidget>
 </customwidgets>
 <resources>
  <include location="../BenderApp.qrc"/>
  <include location="../../../../../bender-build/Slicer/Base/QTGUI/Resources/qSlicerBaseQTGUI.qrc"/>
  <include location="../../../../../bender-build/Slicer/Libs/MRML/Widgets/Resources/qMRMLWidgets.qrc"/>
  <include location="../../../../../bender-build/Slicer/Resources/qSlicer.qrc"/>
  <include location="../../../../../CTK/Libs/Scripting/Python/Widgets/Resources/ctkScriptingPythonWidgets.qrc"/>
  <include location="../../../../Resources/qSlicer.qrc"/>
 </resources>
 <connections/>
</ui>
